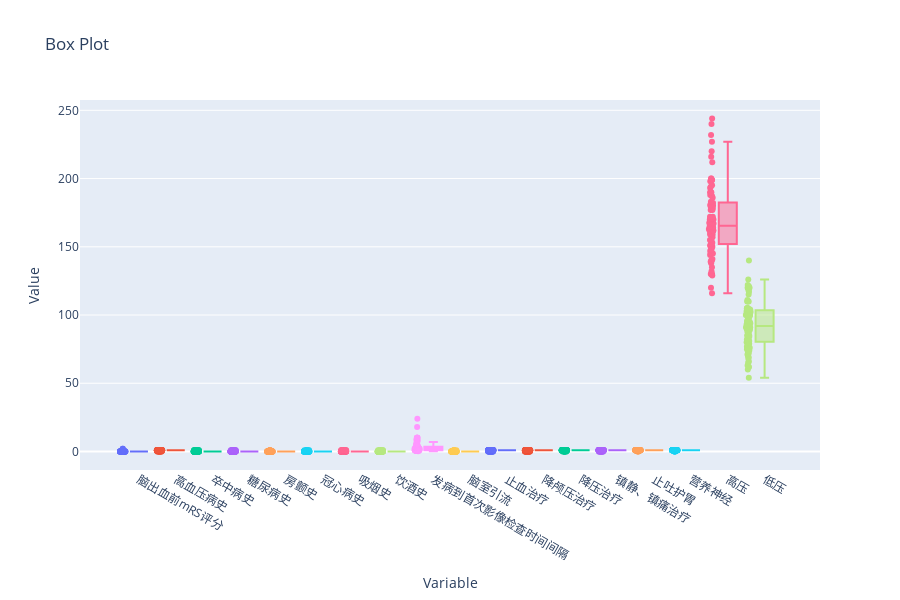

The notebook cell this image was saved under:
### Code cell
# 创建数据
data = train_data.iloc[:, 1:-1]

# 创建图表布局
fig = go.Figure()

# 添加每个变量的盒图
for column in data.columns:
    fig.add_trace(go.Box(
        y=data[column],
        name=column,
        boxpoints='all',
        jitter=0.3,
        pointpos=-1.8
    ))

# 设置图表布局
fig.update_layout(
    title='Box Plot',
    xaxis=dict(title='Variable'),
    yaxis=dict(title='Value'),
    showlegend=False,
    width=900,
    height=600
)

# 显示图表
fig.show()

### Figure 1 — Plotly figure (JSON) as saved in the notebook; plotly's stock layout.template omitted (floating-point values rounded to 4 significant figures)
{"data": [{"boxpoints": "all", "jitter": 0.3, "name": "脑出血前mRS评分", "pointpos": -1.8, "type": "box", "y": [0, 0, 0, 2, 0, 0, 0, 0, 0, 0, 0, 0, 0, 0, 0, 0, 0, 0, 0, 0, 0, 0, 0, 0, 0, 0, 0, 0, 0, 0, 0, 0, 0, 0, 0, 0, 0, 0, 0, 0, 0, 0, 0, 0, 0, 0, 0, 0, 0, 0, 0, 0, 0, 0, 0, 0, 0, 2, 1, 0, 0, 0, 0, 0, 0, 0, 0, 0, 0, 0, 0, 0, 0, 0, 0, 0, 0, 0, 0, 0, 0, 0, 0, 0, 0, 0, 1, 0, 0, 0, 0, 0, 0, 0, 0, 0, 0, 0, 0, 0]}, {"boxpoints": "all", "jitter": 0.3, "name": "高血压病史", "pointpos": -1.8, "type": "box", "y": [0, 1, 1, 1, 0, 1, 1, 1, 1, 1, 1, 1, 1, 0, 1, 1, 1, 0, 1, 1, 1, 1, 1, 1, 1, 1, 1, 1, 1, 1, 1, 1, 1, 1, 1, 1, 1, 1, 1, 1, 1, 1, 1, 1, 1, 0, 1, 1, 1, 0, 0, 1, 1, 1, 1, 1, 0, 1, 1, 1, 1, 1, 1, 1, 0, 1, 1, 1, 1, 1, 1, 1, 1, 1, 1, 1, 1, 1, 1, 1, 0, 1, 1, 1, 1, 1, 1, 1, 1, 1, 1, 1, 1, 1, 1, 0, 1, 1, 1, 0]}, {"boxpoints": "all", "jitter": 0.3, "name": "卒中病史", "pointpos": -1.8, "type": "box", "y": [0, 0, 0, 1, 0, 0, 0, 0, 1, 0, 1, 0, 1, 0, 1, 0, 1, 0, 0, 1, 0, 0, 0, 0, 0, 0, 1, 0, 0, 0, 0, 0, 0, 0, 0, 0, 0, 0, 0, 0, 0, 0, 0, 0, 0, 0, 0, 0, 0, 0, 0, 0, 0, 0, 0, 0, 0, 1, 1, 1, 0, 0, 0, 0, 0, 0, 1, 0, 1, 1, 0, 0, 0, 0, 0, 0, 0, 1, 1, 0, 0, 0, 0, 0, 0, 0, 1, 0, 0, 0, 0, 1, 0, 0, 0, 0, 0, 1, 0, 0]}, {"boxpoints": "all", "jitter": 0.3, "name": "糖尿病史", "pointpos": -1.8, "type": "box", "y": [0, 0, 0, 0, 0, 0, 0, 0, 0, 0, 0, 0, 0, 0, 1, 1, 0, 0, 0, 0, 0, 0, 0, 0, 0, 0, 1, 0, 0, 1, 0, 0, 0, 0, 1, 0, 0, 0, 0, 0, 0, 0, 1, 0, 0, 0, 0, 0, 0, 0, 0, 0, 1, 0, 0, 1, 1, 1, 0, 0, 1, 1, 0, 0, 0, 0, 0, 0, 0, 0, 0, 0, 0, 0, 0, 1, 0, 0, 0, 0, 0, 0, 1, 0, 0, 0, 1, 0, 0, 0, 0, 1, 0, 0, 0, 0, 0, 1, 0, 0]}, {"boxpoints": "all", "jitter": 0.3, "name": "房颤史", "pointpos": -1.8, "type": "box", "y": [0, 0, 0, 0, 0, 0, 0, 0, 1, 0, 0, 0, 0, 0, 0, 0, 0, 0, 0, 0, 0, 0, 0, 0, 0, 0, 0, 0, 0, 0, 0, 0, 0, 0, 0, 0, 0, 0, 0, 0, 0, 0, 0, 0, 0, 0, 0, 0, 0, 0, 0, 1, 0, 0, 0, 0, 0, 0, 0, 0, 0, 0, 0, 0, 0, 0, 0, 0, 0, 0, 0, 1, 0, 0, 0, 0, 0, 0, 0, 0, 1, 0, 0, 0, 0, 0, 0, 0, 0, 0, 0, 0, 0, 0, 0, 0, 0, 1, 0, 0]}, {"boxpoints": "all", "jitter": 0.3, "name": "冠心病史", "pointpos": -1.8, "type": "box", "y": [0, 0, 0, 0, 0, 0, 0, 0, 0, 0, 0, 0, 0, 0, 0, 0, 0, 0, 0, 0, 0, 0, 0, 0, 0, 0, 1, 0, 0, 0, 0, 0, 0, 0, 0, 0, 0, 0, 0, 0, 0, 0, 0, 0, 0, 0, 0, 0, 0, 0, 0, 1, 0, 0, 0, 0, 0, 0, 0, 0, 0, 0, 0, 0, 0, 0, 0, 0, 0, 0, 1, 1, 0, 0, 0, 1, 1, 0, 0, 0, 1, 0, 0, 0, 0, 0, 0, 0, 0, 0, 0, 1, 0, 0, 0, 0, 0, 1, 0, 0]}, {"boxpoints": "all", "jitter": 0.3, "name": "吸烟史", "pointpos": -1.8, "type": "box", "y": [0, 0, 0, 0, 0, 0, 0, 0, 0, 1, 0, 0, 0, 0, 1, 0, 0, 0, 0, 0, 0, 0, 1, 1, 0, 0, 0, 0, 0, 0, 0, 1, 0, 0, 0, 0, 0, 0, 0, 0, 0, 0, 0, 0, 1, 0, 0, 0, 0, 0, 0, 0, 1, 0, 0, 0, 0, 0, 1, 0, 0, 0, 1, 0, 0, 0, 0, 0, 0, 0, 0, 0, 0, 0, 0, 0, 0, 1, 0, 1, 0, 1, 1, 1, 0, 0, 1, 0, 0, 0, 0, 0, 1, 1, 0, 0, 0, 1, 0, 1]}, {"boxpoints": "all", "jitter": 0.3, "name": "饮酒史", "pointpos": -1.8, "type": "box", "y": [0, 0, 0, 0, 0, 0, 0, 0, 0, 0, 0, 1, 0, 0, 0, 0, 0, 0, 0, 0, 0, 0, 1, 1, 0, 0, 0, 0, 0, 0, 0, 1, 0, 0, 0, 0, 0, 0, 0, 0, 0, 0, 0, 0, 0, 0, 0, 0, 0, 0, 0, 0, 0, 0, 0, 0, 0, 0, 0, 0, 0, 0, 0, 0, 0, 0, 0, 1, 0, 0, 0, 0, 0, 0, 0, 0, 0, 1, 0, 0, 0, 1, 0, 1, 0, 0, 1, 0, 0, 0, 0, 0, 1, 1, 0, 0, 0, 0, 0, 1]}, {"boxpoints": "all", "jitter": 0.3, "name": "发病到首次影像检查时间间隔", "pointpos": -1.8, "type": "box", "y": [2.5, 3, 2, 1, 5, 24, 18, 2, 0.67, 1, 1, 2, 3, 1, 5, 1, 2, 0.5, 9, 0.67, 1, 1, 2, 5, 7, 1, 3, 2, 8, 8, 0.5, 1.5, 6, 0.5, 3, 3, 2, 1, 2, 1, 1, 2, 9, 6, 2, 1, 2, 1, 10, 9.5, 5, 4, 2, 1, 1, 1.5, 0.25, 10, 1, 0.5, 0.5, 3, 10, 1, 2, 8, 4, 2, 2, 3, 2, 2, 2, 1.5, 3, 1.5, 2, 5, 1, 4, 3, 1, 10, 1.5, 1, 3, 1.5, 10, 1.5, 2, 3, 2, 0.5, 5, 1, 1, 3, 2.5, 3, 0.5]}, {"boxpoints": "all", "jitter": 0.3, "name": "脑室引流", "pointpos": -1.8, "type": "box", "y": [0, 0, 0, 0, 0, 1, 0, 0, 0, 0, 0, 0, 0, 0, 0, 0, 0, 0, 0, 0, 0, 0, 0, 0, 0, 0, 0, 0, 0, 0, 1, 0, 0, 0, 0, 0, 0, 0, 0, 0, 0, 0, 0, 0, 0, 0, 0, 0, 0, 0, 0, 0, 0, 0, 0, 0, 0, 0, 0, 0, 0, 0, 0, 0, 0, 0, 0, 0, 0, 0, 0, 0, 0, 0, 0, 0, 0, 0, 0, 0, 0, 0, 0, 0, 1, 0, 0, 0, 0, 1, 0, 1, 0, 0, 0, 0, 0, 0, 1, 0]}, {"boxpoints": "all", "jitter": 0.3, "name": "止血治疗", "pointpos": -1.8, "type": "box", "y": [1, 1, 1, 1, 1, 0, 0, 1, 1, 1, 0, 1, 1, 1, 0, 1, 1, 1, 1, 1, 1, 0, 1, 1, 1, 1, 1, 1, 1, 0, 1, 1, 1, 1, 0, 1, 1, 1, 1, 1, 1, 0, 1, 1, 1, 1, 1, 1, 1, 1, 1, 1, 1, 1, 1, 1, 1, 1, 1, 1, 1, 1, 1, 0, 1, 1, 0, 1, 0, 0, 0, 0, 1, 1, 0, 1, 1, 1, 1, 1, 0, 1, 1, 1, 1, 0, 1, 1, 0, 1, 0, 0, 1, 1, 1, 0, 1, 1, 1, 1]}, {"boxpoints": "all", "jitter": 0.3, "name": "降颅压治疗", "pointpos": -1.8, "type": "box", "y": [1, 1, 1, 1, 1, 0, 1, 0, 1, 0, 0, 1, 0, 1, 1, 1, 0, 1, 1, 1, 1, 1, 0, 0, 1, 1, 1, 1, 1, 1, 1, 1, 1, 1, 1, 1, 1, 1, 1, 1, 1, 0, 1, 1, 1, 1, 1, 1, 1, 1, 1, 1, 1, 1, 1, 1, 1, 1, 0, 1, 1, 1, 1, 0, 1, 1, 0, 1, 1, 0, 0, 0, 1, 1, 0, 1, 1, 0, 0, 1, 1, 1, 1, 1, 1, 0, 1, 0, 0, 1, 1, 0, 0, 1, 1, 0, 1, 1, 1, 1]}, {"boxpoints": "all", "jitter": 0.3, "name": "降压治疗", "pointpos": -1.8, "type": "box", "y": [1, 1, 1, 1, 0, 1, 1, 1, 1, 1, 1, 1, 0, 1, 1, 1, 1, 1, 0, 1, 1, 1, 1, 1, 1, 1, 1, 1, 1, 1, 1, 1, 1, 1, 1, 1, 1, 1, 1, 1, 1, 0, 1, 1, 1, 1, 1, 1, 1, 1, 1, 1, 1, 1, 1, 1, 1, 1, 1, 1, 1, 1, 1, 0, 1, 1, 0, 1, 1, 1, 0, 1, 1, 1, 0, 1, 1, 1, 1, 1, 1, 1, 1, 1, 1, 1, 1, 1, 1, 1, 1, 1, 1, 1, 1, 1, 1, 1, 1, 1]}, {"boxpoints": "all", "jitter": 0.3, "name": "镇静、镇痛治疗", "pointpos": -1.8, "type": "box", "y": [1, 0, 1, 0, 0, 0, 0, 0, 0, 1, 1, 0, 1, 0, 0, 1, 1, 0, 0, 0, 1, 0, 0, 1, 1, 1, 1, 1, 1, 1, 1, 1, 1, 1, 1, 1, 1, 1, 1, 1, 1, 1, 1, 1, 1, 1, 1, 1, 1, 1, 1, 1, 1, 1, 1, 1, 1, 1, 1, 1, 1, 1, 1, 1, 1, 1, 1, 1, 1, 1, 1, 1, 1, 1, 1, 1, 1, 1, 1, 1, 1, 1, 1, 1, 1, 1, 1, 1, 1, 1, 1, 1, 1, 1, 1, 1, 1, 1, 1, 1]}, {"boxpoints": "all", "jitter": 0.3, "name": "止吐护胃", "pointpos": -1.8, "type": "box", "y": [1, 1, 1, 0, 1, 1, 1, 0, 1, 1, 1, 1, 1, 0, 1, 1, 1, 1, 1, 1, 1, 1, 1, 1, 1, 1, 1, 1, 1, 1, 1, 1, 1, 1, 1, 1, 1, 1, 1, 1, 1, 1, 1, 1, 1, 1, 1, 1, 1, 1, 1, 1, 1, 1, 1, 1, 1, 1, 1, 1, 1, 1, 1, 1, 1, 1, 1, 1, 1, 1, 1, 1, 1, 1, 1, 1, 1, 1, 1, 1, 1, 1, 1, 1, 1, 1, 1, 1, 1, 1, 1, 1, 1, 1, 1, 1, 1, 1, 1, 1]}, {"boxpoints": "all", "jitter": 0.3, "name": "营养神经", "pointpos": -1.8, "type": "box", "y": [1, 1, 1, 0, 1, 1, 1, 1, 1, 1, 1, 1, 0, 1, 0, 1, 1, 1, 1, 1, 0, 1, 1, 1, 1, 1, 1, 1, 1, 1, 1, 1, 1, 1, 1, 1, 1, 1, 1, 1, 1, 1, 1, 1, 1, 1, 1, 1, 1, 1, 1, 1, 1, 1, 1, 1, 1, 1, 1, 1, 1, 1, 1, 1, 1, 1, 1, 1, 1, 1, 1, 1, 1, 1, 1, 1, 1, 1, 1, 1, 1, 1, 1, 1, 1, 1, 1, 1, 1, 1, 1, 1, 1, 1, 1, 1, 1, 1, 1, 1]}, {"boxpoints": "all", "jitter": 0.3, "name": "高压", "pointpos": -1.8, "type": "box", "y": [180, 199, 199, 186, 135, 116, 164, 162, 172, 232, 168, 190, 130, 148, 170, 152, 167, 155, 190, 130, 170, 151, 244, 161, 227, 138, 166, 164, 145, 199, 165, 157, 145, 146, 162, 190, 198, 163, 178, 183, 180, 194, 163, 193, 188, 177, 160, 220, 172, 139, 147, 140, 132, 162, 130, 195, 144, 161, 154, 165, 171, 164, 216, 140, 129, 148, 187, 167, 168, 150, 159, 182, 141, 188, 171, 177, 150, 167, 153, 178, 160, 240, 170, 190, 170, 171, 165, 120, 160, 178, 150, 155, 200, 163, 212, 181, 170, 200, 159, 152]}, {"boxpoints": "all", "jitter": 0.3, "name": "低压", "pointpos": -1.8, "type": "box", "y": [90, 120, 120, 99, 92, 54, 89, 82, 105, 118, 91, 100, 80, 78, 100, 90, 117, 91, 100, 85, 93, 81, 140, 77, 105, 84, 74, 92, 79, 104, 102, 99, 88, 94, 68, 60, 95, 105, 120, 126, 103, 105, 89, 111, 102, 104, 100, 105, 104, 87, 69, 71, 80, 89, 63, 101, 85, 73, 66, 95, 101, 110, 98, 70, 75, 76, 65, 115, 82, 80, 90, 62, 96, 121, 93, 100, 81, 120, 92, 87, 81, 110, 90, 120, 95, 91, 96, 72, 101, 104, 91, 76, 110, 103, 122, 76, 79, 100, 91, 80]}], "layout": {"height": 600, "showlegend": false, "title": {"text": "Box Plot"}, "width": 900, "xaxis": {"title": {"text": "Variable"}}, "yaxis": {"title": {"text": "Value"}}}}
